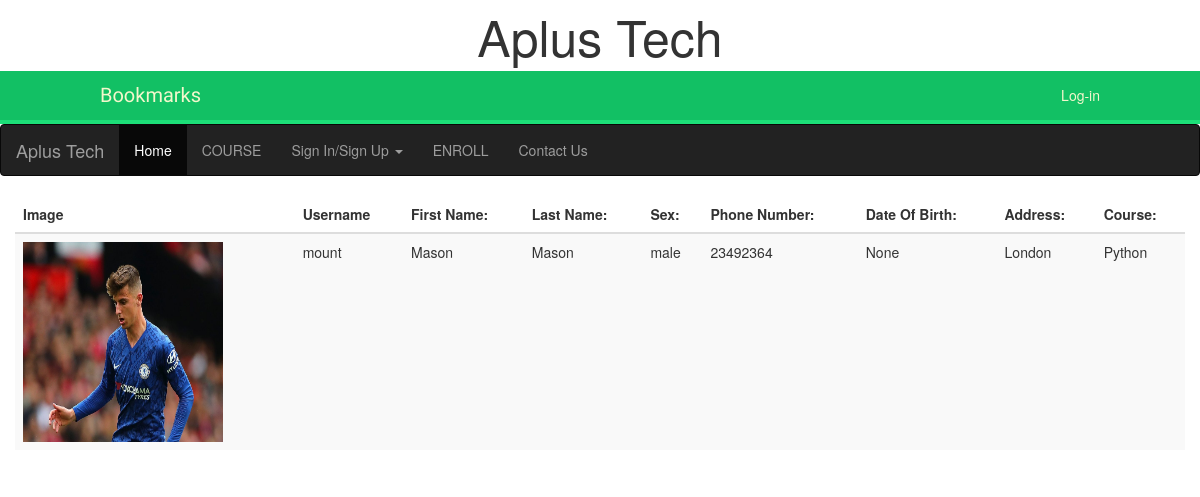
The page /attendance/1 on the database its author committed.
### student_attendance/models.py (models this page shows, shortened)
class StudentProfile(models.Model):
	SEX = (
		('male' , 'MALE'),
		('female', 'FEMALE'),
		('others', 'OTHERS')
	)
	PROFESSION = (
			('student', 'STUDENT'),
			('intern', 'Intern'),
			('staff', 'STAFF')
		)
	user = models.OneToOneField(User, on_delete = models.CASCADE)
	first_name = models.CharField(max_length = 250)
	last_name = models.CharField(max_length = 250)
	phone = models.CharField(max_length = 20)
	DOB = models.DateField(blank = True, null = True)
	address = models.CharField(max_length = 250, blank = True)
	created = models.DateTimeField(default = timezone.now)
	sex = models.CharField( max_length= 20, choices = SEX, default= 'male')
	course = models.CharField(max_length = 250)
	profession = models.CharField(choices = PROFESSION, default = 'student', max_length = 100)
	photo = models.ImageField(upload_to = 'users/%y/%m/%d/', blank = True)
	class Meta:
		ordering = ('-last_name',)

### student_attendance/views.py (the view)
# urls.py: path('<int:pk>', views.student_detail, name = 'student_detail'),
def student_detail(request, pk):
	slist = get_object_or_404(StudentProfile, pk = pk)
	return render(request, 'profile/student_detail.html', {'slist' : slist})

### student_attendance/templates/profile/student_detail.html (shortened to what this page needs)
{% extends 'base.html' %}
{% block content %}
	<div class="container-fluid">
		<table class="table table-striped">
		    <thead>
		      <tr>
		      	<th>Image</th>
		        <th>Username</th>
		        <th>First Name: </th>
		        <th>Last Name:  </th>
		        <th>Sex: </th>
		        <th>Phone Number:  </th>
		        <th>Date Of Birth: </th>
		        <th>Address: </th>
		        <th>Course: </th>
		      </tr>
		    </thead>
		    <tbody>
		      <tr>
		      	<td>{% if slist.photo %}
					<img src="{{slist.photo.url}}" width="200px" height="200px">
					{% endif %}
				</td>
		        <td>{{slist.user}}</td>
		        <td>{{slist.first_name}}</td>
		        <td>{{slist.last_name}}</td>
		        <td>{{slist.sex}}</td>
		        <td>{{slist.phone}}</td>
		        <td>{{slist.DOB}}</td>
		        <td>{{slist.address}}</td>
		        <td>{{slist.course}}</td>
		      </tr>
		    </tbody>
		  </table>
	</div>
{% endblock %}

### account/templates/base.html (shortened to what this page needs)
{% load staticfiles %}
<!DOCTYPE html>
<html lang="en">
<head>
	<link rel="stylesheet" type="text/css" href="{% static 'css/account.css' %}">
  <link rel="stylesheet" href="https://maxcdn.bootstrapcdn.com/bootstrap/3.4.0/css/bootstrap.min.css">
</head>
<body>
	<header style="font-size: 50px; text-align: center;"> Aplus Tech </header>
	<div id="header">
		<span class="logo">Bookmarks</span>
		<span class="user">
			{% if request.user.is_authenticated %}
				HELLO {{ request.user.username }},
				<a href="{% url 'account:logout' %}">Logout</a>
			{% else %}
				<a href="{% url 'account:login' %}">Log-in</a>
			{% endif %}
		</span>
	</div>
	<nav class="navbar navbar-inverse">
	  <div class="container-fluid">
	    <div class="navbar-header">
	      <a class="navbar-brand" href="{% url 'course:index' %}">Aplus Tech</a>
	    </div>
	    <ul class="nav navbar-nav">
	      <li class="active"><a href="{% url 'course:index' %}">Home</a></li>
	      <li><a href="{% url 'course:list' %}">COURSE</a></li>
		  <li class="dropdown"><a class="dropdown-toggle" data-toggle="dropdown" href="{% url 'account:login' %}">Sign In/Sign Up <span class="caret"></span></a>
	      </li>
	      <li><a href="{% url 'course:enroll' %}">ENROLL</a></li>
	      <li><a href="{% url 'contactus:contact' %}">Contact Us</a></li>
	    </ul>
	  </div>
	</nav>
	{% block content %}
	{% endblock %}
</body>
</html>

### account/static/css/account.css (style rules this page uses)
body { margin:0; padding:0; font-family:helvetica, sans-serif; }
a { color:#12c064; text-decoration:none; }
#header { padding:10px 100px; font-size:14px; background:#12c064; color:#fff; border-bottom:4px solid #1cdf78; overflow:auto; }
#header .logo { font-family: 'Muli', sans-serif; float:left; color:#f3f7cc; font-size:20px; margin-right:10%; }
#header a { color:#f3f7cc; }
#header .user { float:right; padding-top:4px; }

### rows shown on the page
StudentProfile: photo (picture), user "mount", first_name "Mason", last_name "Mason", sex "male", phone "23492364", DOB "None", address "London", course "Python"
